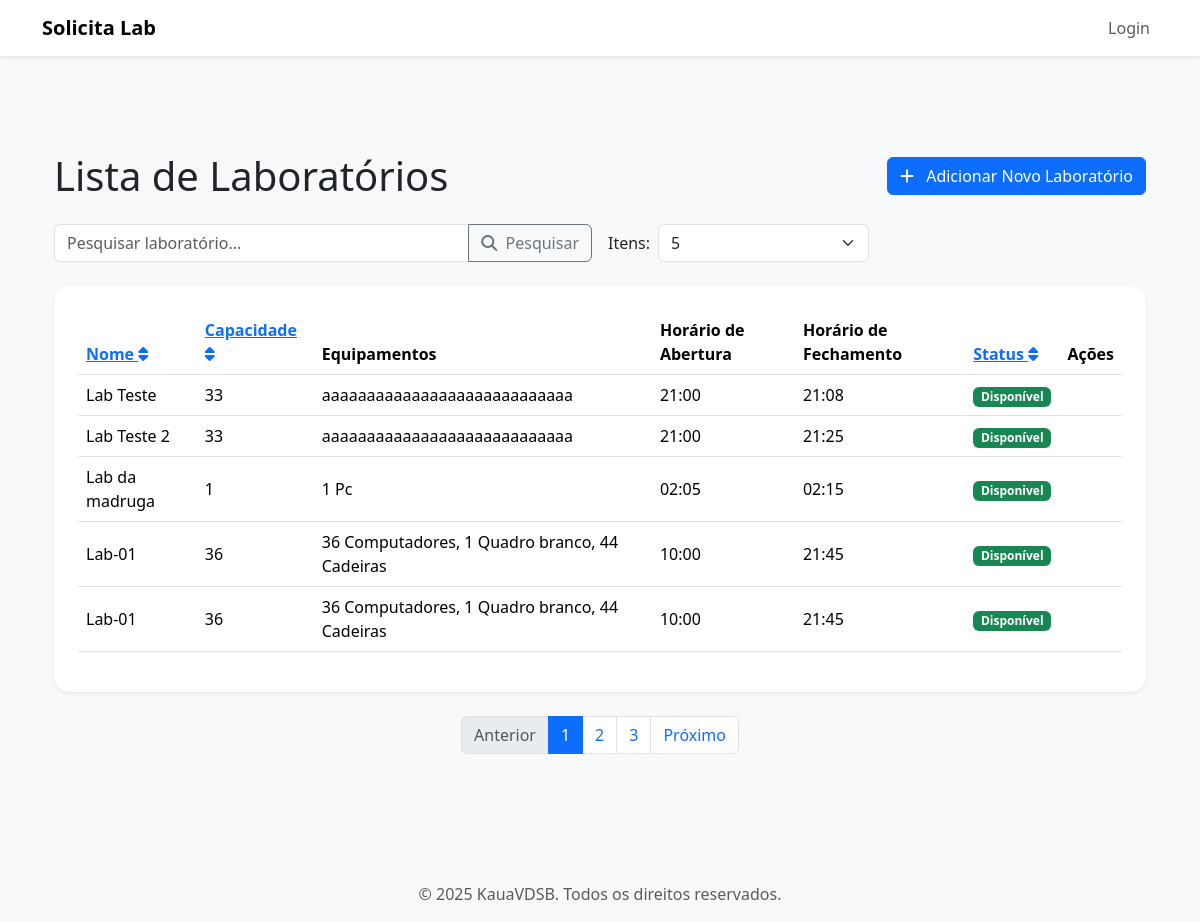
Screenshot of /labs/list with the database file from the repository.
### app/models.py (models this page shows)
class Laboratorio(db.Model):
    __tablename__ = 'labs'
    id = db.Column(db.Integer, primary_key=True)
    nome = db.Column(db.String(50), nullable=False)
    capacidade = db.Column(db.Integer, nullable=False)
    equipamentos = db.Column(db.String(200), nullable=False)
    abertura = db.Column(db.Time, nullable=False)
    fechamento = db.Column(db.Time, nullable=False)
    status = db.Column(db.String(12), default="Disponível", nullable=False)
    """ Relacao um-para-muitos: Um laboratorio pode ter muitas Solicitacoes.
        aponta para lab em Solicitacao.
    """
    solicitacoes = db.relationship(
        'Solicitacao', back_populates='lab', lazy=True
    )

### app/routes.py (the view, shortened to what this page needs)
@app.route("/labs/list", methods=["GET", "POST"])
def labs_list():
    page = request.args.get('page', 1, type=int)
    limit = request.args.get('per_page', 5, type=int)
    query = request.args.get('q', '')
    sort_by = request.args.get('sort_by', 'nome')
    order = request.args.get('order', 'asc')
    labs_query = Laboratorio.query
    if query:
        labs_query = labs_query.filter(
            Laboratorio.nome.like(f'%{query}%')
        )
    if sort_by:
        if sort_by == 'nome':
            if order == 'asc':
                labs_query = labs_query.order_by(
                    Laboratorio.nome.asc()
                )
            else:
                labs_query = labs_query.order_by(
                    Laboratorio.nome.desc()
                )
    labs = labs_query.paginate(page=page, per_page=limit, error_out=False)
    return render_template("labs/list.html", labs=labs)

### app/templates/labs/list.html (shortened to what this page needs)
{% extends 'base/base_bs.html' %}
{% block content %}
<div class="container my-5">
    <div class="d-flex justify-content-between align-items-center mb-4">
        <h1 class="mb-0">Lista de Laboratórios</h1>
        <a href="{{ url_for('labs_create') }}" class="btn btn-primary">
            <i class="fas fa-plus me-2"></i> Adicionar Novo Laboratório
        </a>
    </div>
    <form action="{{ url_for('labs_list') }}" method="get" class="mb-4">
        <div class="row g-3 align-items-center">
            <div class="col-md-6">
                <div class="input-group">
                    <input type="text" name="q" class="form-control" placeholder="Pesquisar laboratório..." value="{{ request.args.get('q', '') }}">
                    <button class="btn btn-outline-secondary" type="submit">
                        <i class="fas fa-search me-1"></i> Pesquisar
                    </button>
                </div>
            </div>
            <div class="col-md-3">
                <div class="d-flex align-items-center">
                    <label for="limit" class="form-label mb-0 me-2">Itens:</label>
                    <select id="limit" name="per_page" class="form-select" onchange="this.form.submit()">
                        <option value="5" {% if labs.per_page == 5 %}selected{% endif %}>5</option>
                    </select>
                </div>
            </div>
        </div>
    </form>
    <div class="card shadow-sm border-0 rounded-4">
        <div class="card-body p-4">
            {% if labs.items %}
            <div class="table-responsive">
                <table class="table table-hover align-middle">
                    <thead>
                        <tr>
                            <th>
                                <a href="{{ url_for('labs_list', sort_by='nome', order='asc' if request.args.get('sort_by') == 'nome' and request.args.get('order') == 'desc' else 'desc', q=request.args.get('q')) }}">
                                    Nome <i class="fas fa-sort"></i>
                                </a>
                            </th>
                            <th>
                                <a href="{{ url_for('labs_list', sort_by='capacidade', order='asc' if request.args.get('sort_by') == 'capacidade' and request.args.get('order') == 'desc' else 'desc', q=request.args.get('q')) }}">
                                    Capacidade <i class="fas fa-sort"></i>
                                </a>
                            </th>
                            <th>Equipamentos</th>
                            <th>Horário de Abertura</th>
                            <th>Horário de Fechamento</th>
                            <th>
                                <a href="{{ url_for('labs_list', sort_by='status', order='asc' if request.args.get('sort_by') == 'status' and request.args.get('order') == 'desc' else 'desc', q=request.args.get('q')) }}">
                                    Status <i class="fas fa-sort"></i>
                                </a>
                            </th>
                            <th>Ações</th>
                        </tr>
                    </thead>
                    <tbody>
                        {% for lab in labs.items %}
                        <tr>
                            <td>{{ lab.nome }}</td>
                            <td>{{ lab.capacidade }}</td>
                            <td>{{ lab.equipamentos }}</td>
                            <td>{{ lab.abertura.strftime('%H:%M') }}</td>
                            <td>{{ lab.fechamento.strftime('%H:%M') }}</td>
                            <td>
                                <span class="badge
                                    {% if lab.status == 'Ocupado' %} bg-warning
                                    {% elif lab.status == 'Disponível' or lab.status == 'Disponivel' %} bg-success
                                    {% elif lab.status == 'Inativo' %} bg-danger
                                    {% else %} bg-secondary
                                    {% endif %}">
                                    {{ lab.status }}
                                </span>
                            </td>
                            <td>
                            </td>
                        </tr>
                        {% endfor %}
                    </tbody>
                </table>
            </div>
            {% else %}
            <div class="alert alert-info text-center" role="alert">
                Nenhum laboratório encontrado.
            </div>
            {% endif %}
        </div>
    </div>
    {% if labs.pages > 1 %}
    <div class="d-flex justify-content-center mt-4">
        <ul class="pagination">
            <li class="page-item {% if not labs.has_prev %}disabled{% endif %}">
                <a class="page-link" href="{{ url_for('labs_list', page=labs.prev_num if labs.has_prev else 1, per_page=labs.per_page, q=request.args.get('q'), sort_by=request.args.get('sort_by'), order=request.args.get('order')) }}">
                    Anterior
                </a>
            </li>
            {% for page_num in labs.iter_pages(left_edge=1, right_edge=1, left_current=2, right_current=2) %}
                {% if page_num %}
                    {% if labs.page == page_num %}
                    <li class="page-item active" aria-current="page">
                        <a class="page-link" href="#">{{ page_num }}</a>
                    </li>
                    {% else %}
                    <li class="page-item">
                        <a class="page-link" href="{{ url_for('labs_list', page=page_num, per_page=labs.per_page, q=request.args.get('q'), sort_by=request.args.get('sort_by'), order=request.args.get('order')) }}">
                            {{ page_num }}
                        </a>
                    </li>
                    {% endif %}
                {% else %}
                <li class="page-item disabled"><span class="page-link">...</span></li>
                {% endif %}
            {% endfor %}
            <li class="page-item {% if not labs.has_next %}disabled{% endif %}">
                <a class="page-link" href="{{ url_for('labs_list', page=labs.next_num if labs.has_next else labs.pages, per_page=labs.per_page, q=request.args.get('q'), sort_by=request.args.get('sort_by'), order=request.args.get('order')) }}">
                    Próximo
                </a>
            </li>
        </ul>
    </div>
    {% endif %}
</div>
{% endblock %}

### rows the page displays
Laboratorio: nome "Lab Teste", capacidade "33", equipamentos "aaaaaaaaaaaaaaaaaaaaaaaaaaaa", abertura "21:00", fechamento "21:08", status "Disponível"
Laboratorio: nome "Lab Teste 2", capacidade "33", equipamentos "aaaaaaaaaaaaaaaaaaaaaaaaaaaa", abertura "21:00", fechamento "21:25", status "Disponível"
Laboratorio: nome "Lab da madruga", capacidade "1", equipamentos "1 Pc", abertura "02:05", fechamento "02:15", status "Disponivel"
Laboratorio: nome "Lab-01", capacidade "36", equipamentos "36 Computadores, 1 Quadro branco, 44 Cadeiras", abertura "10:00", fechamento "21:45", status "Disponível"
Laboratorio: nome "Lab-01", capacidade "36", equipamentos "36 Computadores, 1 Quadro branco, 44 Cadeiras", abertura "10:00", fechamento "21:45", status "Disponível"

### other values shown
{{ page_num }} "1"
{{ page_num }} "2" "3"
